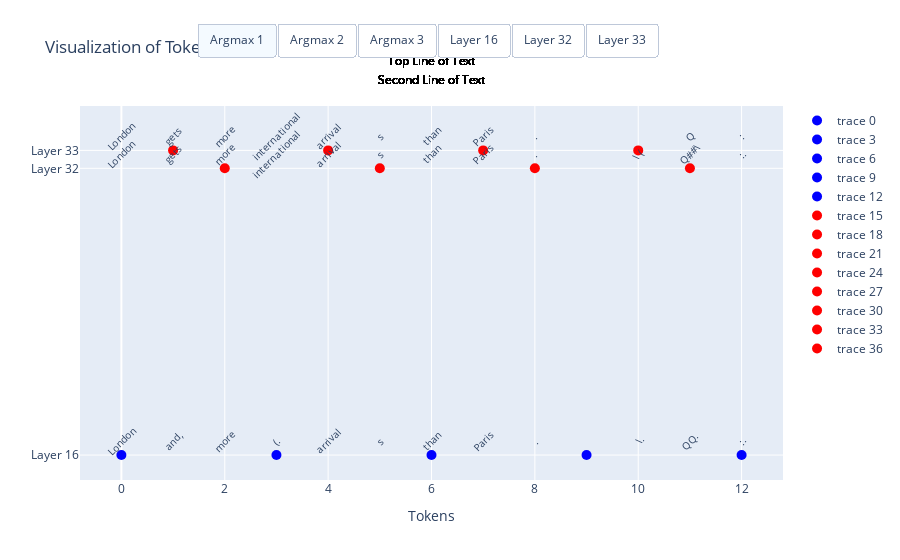

Notebook code for this chart:
### Code cell
import plotly.graph_objects as go

# Initialize the figure
fig = go.Figure()

# Add traces for each layer and prepare annotations
annotations = []
offset = 0.8
layer_annotations = {layer: [] for layer in layer_tokens_dict.keys()}  # To keep track of annotations per layer

for layer, tokens in layer_tokens_dict.items():
    # Decode tokens
    tokens_str = [tokenizer.decode(tkn, skip_special_tokens=True) for tkn in tokens]
    
    # Add the first word as visible and create annotations for them
    for i, token in enumerate(tokens_str):
        words = token.split(' ')
        # Add markers
        fig.add_trace(go.Scatter(
            x=[i],
            y=[layer],
            mode='markers',
            marker=dict(color='blue' if layer == most_pick_layer else 'red', size=10),
            visible=True  # Only first words are visible initially
        ))

        # Create an annotation for the first word
        annotation = go.layout.Annotation(
            x=i,
            y=layer + offset,
            text=words[0],  # Just the first word
            xanchor='center',
            yanchor='middle',
            showarrow=False,
            font=dict(size=10),
            textangle=-45
        )
        annotations.append(annotation)
        layer_annotations[layer].append(annotation)  # Save the annotation

buttons = []

for i in range(argmax):  # Assuming a max of 3 tokens
    # Set up visibility for each token's words
    visibility = [i == (word_index % argmax) for layer in layer_tokens_dict for word_index in range(argmax)]
    
    # Create new annotations for each word
    new_annotations = []
    for layer, tokens in layer_tokens_dict.items():
        tokens_str = [tokenizer.decode(tkn, skip_special_tokens=True) for tkn in tokens]
        for token_index, token in enumerate(tokens_str):
            words = token.split(' ')
            if len(words) > i:
                new_annotations.append(go.layout.Annotation(
                    x=token_index,
                    y=layer + offset,
                    text=words[i],  # Show i-th word
                    xanchor='center',
                    yanchor='middle',
                    showarrow=False,
                    font=dict(size=10),
                    textangle=-45
                ))
                new_annotations.extend(text_annotations)
    buttons.append(dict(
        label=f'Argmax {i+1}',
        method='update',
        args=[{'visible': visibility},
              {'annotations': new_annotations},
              {'title': f'Showing word {i+1} for each token'}]
    ))

# Prepare the layer buttons for hiding and showing tokens and annotations
layer_buttons = []
for layer in layer_tokens_dict.keys():
    layer_button = dict(
        label=f'Layer {layer}',
        method='update',
        args=[{}, {'annotations': []}],  # Initialize empty args for visibility and annotations
    )
    
    def create_layer_callback(layer):
        def layer_callback(*args):
            # Toggle the visibility of the traces
            new_visibility = [not t.visible if t.name == f'Layer {layer}' else t.visible for t in fig.data]
            # Prepare the annotations to match the new visibility
            new_annotations = [annot for annot in annotations if annot.text.split(' ')[0] not in [t.text for t in fig.data if t.name == f'Layer {layer}' and not t.visible]]
            return {'visible': new_visibility}, {'annotations': new_annotations}
        return layer_callback
    
    layer_button['args'][0], layer_button['args'][1] = create_layer_callback(layer)()
    layer_buttons.append(layer_button)

# Combine the layer buttons with the existing buttons
buttons.extend(layer_buttons)

# Update the layout to add buttons and annotations
fig.update_layout(
    updatemenus=[dict(
        type="buttons",
        direction="right",
        buttons=buttons,
        pad={"r": 10, "t": 10},  # Adjust spacing to position the buttons
        showactive=True,
        x=0.5,  # Center the buttons
        xanchor="center",
        y=1.25,  # Position above the plot
        yanchor="top"
    )],
    annotations=annotations,
    yaxis=dict(
        # Use the layer numbers as tick text
        ticktext=[f'Layer {layer}' for layer in layer_tokens_dict.keys()],
        tickvals=list(layer_tokens_dict.keys())
    ),
    xaxis_title="Tokens",
    title="Visualization of Tokens Across Layers"
)

# Plot the figure
fig.show()
